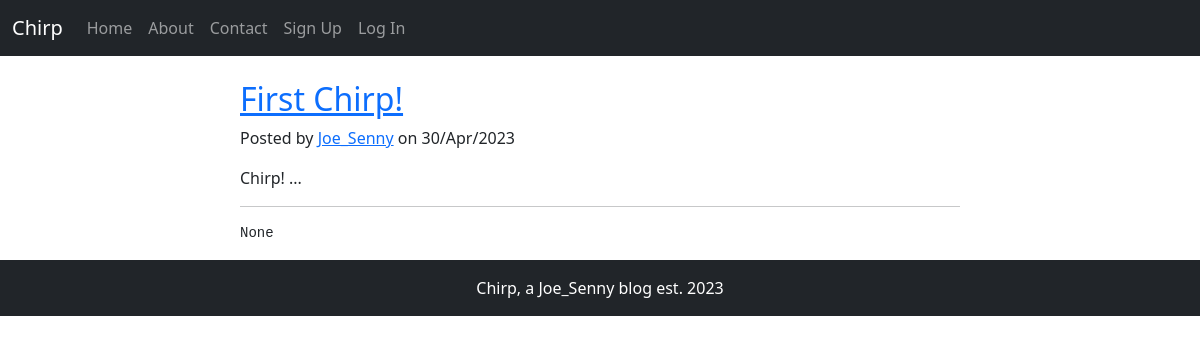
Before: / with the older database file.
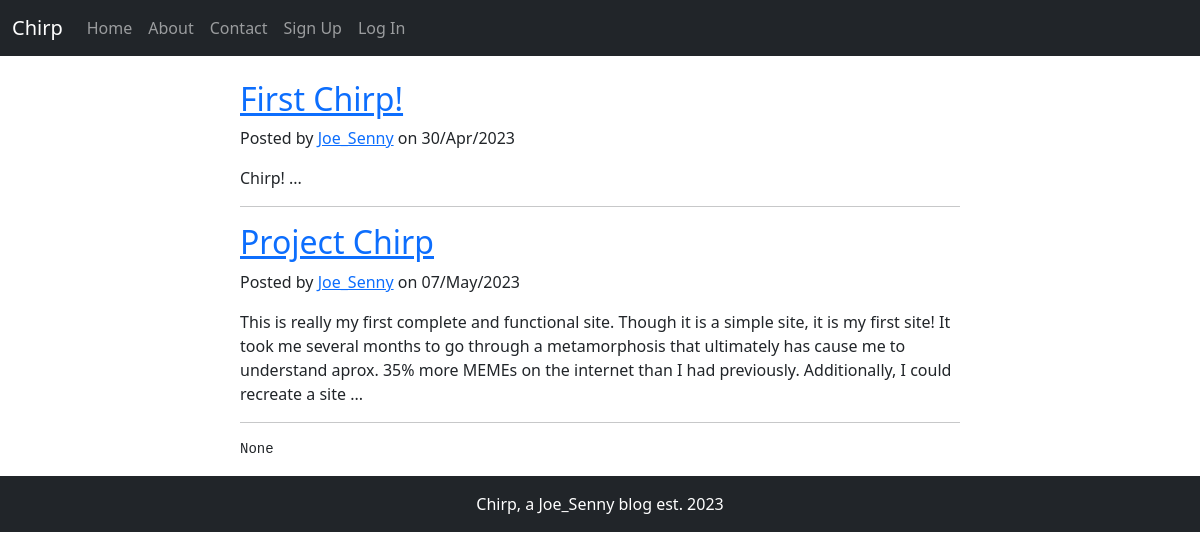
After: the same page with the newer database file.
### app.py (models this page shows)
class Post(db.Model):
    __tablename__ = "posts"
    id = db.Column(db.Integer, primary_key=True)
    title = db.Column(db.String(80), nullable=False)
    content = db.Column(db.String, nullable=False)
    created_on = db.Column(db.DateTime, default=datetime.now())
    user_id = db.Column(db.Integer, db.ForeignKey("users.id"), unique=False, nullable=False)
    author = db.Column(db.String, nullable=False)
    created_by = db.relationship("User", back_populates="posts")
    def __repr__(self):
        return f"Post: <{self.title}>"

### app.py (the view)
@app.route('/')
def index():
    post = Post.query.filter_by().all()
    context = {
        "posts":post,
        "pprint":pprint
    }
    return render_template('index.html', **context)

### templates/index.html
{% extends 'base.html'%}
{% block content %}
<div class="container">
  <div class="row">
    <div class="col-md-8 mx-auto">
      {% for post in posts %}
      <div class="post-preview">
        <a href="/post/{{post.id}}/">
          <h2 class="post-title">
            {{post.title}}
          </h2>
        </a>
        <p class="post-meta">Posted by
          <a href="#">{{post.author}}</a> on {{post.created_on.strftime('%d/%b/%Y')}}
        </p>
        <p>{{ post.content[0:300] }} ...</p>
        <hr>
      </div>
      {% else %}
      <h3>No posts yet</h3>
      {% endfor %}
      <pre>{{ pprint(posts) }}</pre>
    </div>
  </div>
</div>
{% endblock %}

### templates/base.html (shortened to what this page needs)
<!doctype html>
<html lang="en">
  <head>
    <link href="https://cdn.jsdelivr.net/npm/bootstrap@5.0.0-beta1/dist/css/bootstrap.min.css" rel="stylesheet">
    <link href="{{ url_for('static', filename='css/style.css') }}" rel="stylesheet">
  </head>
  <body>
  	{% include 'nav.html' %}
  	<br/>
  	<div class="container">
		{% block content %}
		{% endblock %}
	</div>
    <footer class="bg-dark text-white py-3">
      <div class="container">
        <p class="text-center mb-0">Chirp, a Joe_Senny blog est. 2023</p>
      </div>
    </footer>
  </body>
</html>

### templates/nav.html (shortened to what this page needs)
<nav class="navbar navbar-expand-lg navbar-dark bg-dark">
    <div class="container-fluid">
      <a class="navbar-brand" href="#">Chirp</a>
      <div class="collapse navbar-collapse" id="navbarNav">
        <ul class="navbar-nav">
          {% if current_user.is_authenticated %}
          <li class="nav-item">
            <a class="nav-link" href="{{url_for('index')}}">Home</a>
          </li>
          <li class="nav-item">
            <a class="nav-link" href="{{url_for('about')}}">About</a>
          </li>
          <li class="nav-item">
            <a class="nav-link" href="{{url_for('contribute')}}">Contribute</a>
          </li>
          <li class="nav-item">
            <a class="nav-link" href="{{url_for('contact')}}">Contact</a>
          </li>
          <li class="nav-item">
            <a class="nav-link" href="{{url_for('logout')}}">Log Out</a>
          </li>
          {% else %}
          <li class="nav-item">
            <a class="nav-link" href="{{url_for('index')}}">Home</a>
          </li>
          <li class="nav-item">
            <a class="nav-link" href="{{url_for('about')}}">About</a>
          </li>
          <li class="nav-item">
            <a class="nav-link" href="{{url_for('contact')}}">Contact</a>
          </li>
          <li class="nav-item">
            <a class="nav-link" href="{{url_for('register')}}">Sign Up</a>
          </li>
          <li class="nav-item">
            <a class="nav-link" href="{{url_for('login')}}">Log In</a>
          </li>
          {% endif %}
        </ul>
      </div>
    </div>
  </nav>

Changed rows visible on the page:
added Post: title "Project Chirp", author "Joe_Senny", created_on "07/May/2023", content "This is really my first complete and functional site. Though it is a simple site, it is my first site! It took me several months to go through a metamorphosis that ultimately has cause me to understand aprox. 35% more MEMEs on the internet than I had previously. Additionally, I could recreate a site"
